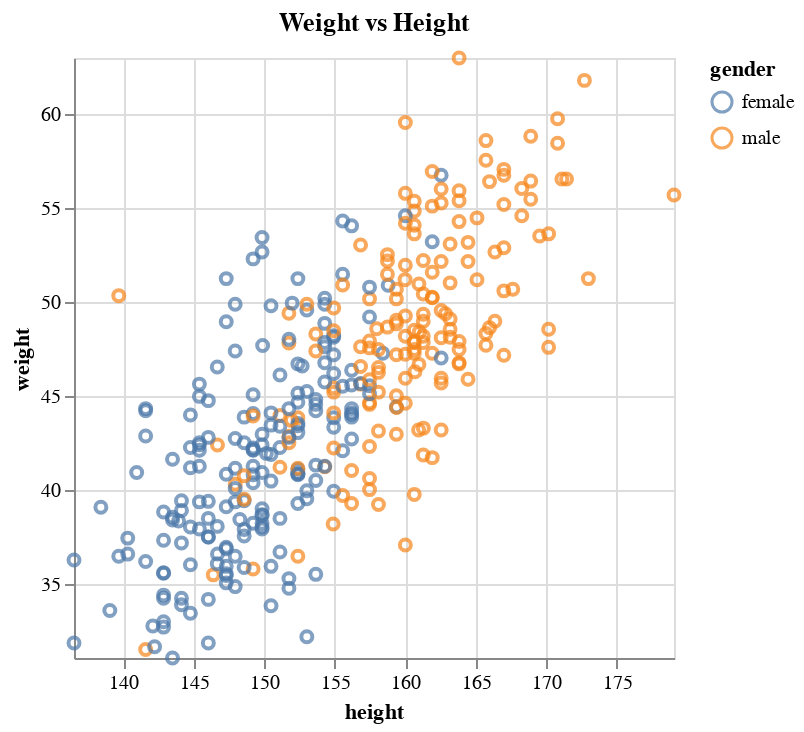

Notebook code cell kept with this figure:
### Code cell
gender_str = [["female", "male"][g] for g in gender]
df = pd.DataFrame({"height": height, "weight": weight, "gender": gender_str})

data_chart = (
    alt.Chart(df, title="Weight vs Height")
    .mark_point()
    .encode(
        alt.X("height", scale=alt.Scale(domain=(height.min(), height.max()))),
        alt.Y("weight", scale=alt.Scale(domain=(weight.min(), weight.max()))),
        color="gender",
    )
)
data_chart

### Figure 1 — Vega-Lite specification as saved in the notebook (floating-point values rounded to 4 significant figures; data arrays with more than 128 entries replaced by an {"elided": "..."} marker saying what was removed)
{"$schema": "https://vega.github.io/schema/vega-lite/v5.20.1.json", "config": {"view": {"continuousHeight": 300, "continuousWidth": 300}}, "data": {"name": "data-17ee318ecadcd51e5ca9b1e9f7f52643"}, "datasets": {"data-17ee318ecadcd51e5ca9b1e9f7f52643": {"elided": "352 records"}}, "encoding": {"color": {"field": "gender", "type": "nominal"}, "x": {"field": "height", "scale": {"domain": [136.5, 179.1]}, "type": "quantitative"}, "y": {"field": "weight", "scale": {"domain": [31.07, 62.99]}, "type": "quantitative"}}, "mark": {"type": "point"}, "title": "Weight vs Height"}
